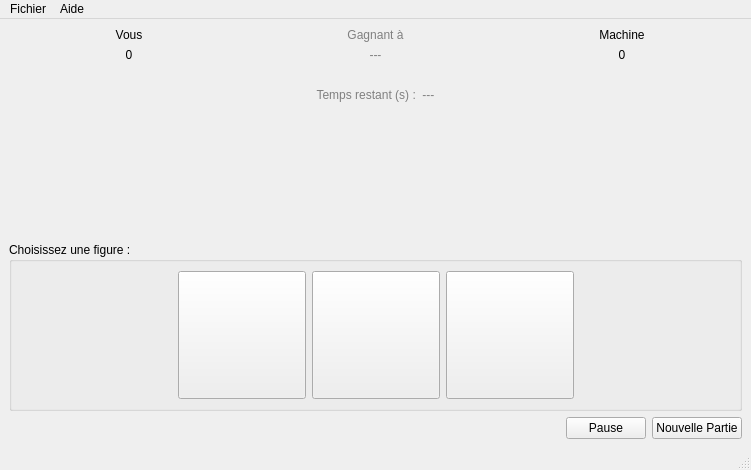
<?xml version="1.0" encoding="UTF-8"?>
<ui version="4.0">
 <class>ChifoumiVue</class>
 <widget class="QMainWindow" name="ChifoumiVue">
  <property name="geometry">
   <rect>
    <x>0</x>
    <y>0</y>
    <width>751</width>
    <height>470</height>
   </rect>
  </property>
  <property name="windowTitle">
   <string>ChifoumiVue</string>
  </property>
  <widget class="QWidget" name="centralwidget">
   <layout class="QHBoxLayout" name="horizontalLayout_3">
    <item>
     <layout class="QVBoxLayout" name="verticalLayout">
      <item>
       <layout class="QGridLayout" name="gridLayout">
        <item row="0" column="1">
         <widget class="QLabel" name="label">
          <property name="styleSheet">
           <string notr="true">color : grey;</string>
          </property>
          <property name="text">
           <string>Gagnant à</string>
          </property>
          <property name="alignment">
           <set>Qt::AlignCenter</set>
          </property>
         </widget>
        </item>
        <item row="0" column="0">
         <widget class="QLabel" name="lNomJoueur">
          <property name="text">
           <string>Vous</string>
          </property>
          <property name="alignment">
           <set>Qt::AlignCenter</set>
          </property>
         </widget>
        </item>
        <item row="1" column="2">
         <widget class="QLabel" name="lScoreMachine">
          <property name="text">
           <string>0</string>
          </property>
          <property name="alignment">
           <set>Qt::AlignCenter</set>
          </property>
         </widget>
        </item>
        <item row="2" column="2">
         <widget class="QLabel" name="lCoupMachine">
          <property name="text">
           <string/>
          </property>
          <property name="pixmap">
           <pixmap resource="images_chifoumi.qrc">:/ImagesChifoumi/images/rien_115.png</pixmap>
          </property>
          <property name="alignment">
           <set>Qt::AlignCenter</set>
          </property>
         </widget>
        </item>
        <item row="1" column="0">
         <widget class="QLabel" name="lScoreJoueur">
          <property name="text">
           <string>0</string>
          </property>
          <property name="alignment">
           <set>Qt::AlignCenter</set>
          </property>
         </widget>
        </item>
        <item row="2" column="0">
         <widget class="QLabel" name="lCoupJoueur">
          <property name="text">
           <string/>
          </property>
          <property name="pixmap">
           <pixmap resource="images_chifoumi.qrc">:/ImagesChifoumi/images/rien_115.png</pixmap>
          </property>
          <property name="alignment">
           <set>Qt::AlignCenter</set>
          </property>
         </widget>
        </item>
        <item row="1" column="1">
         <widget class="QLabel" name="lScoreObjectif">
          <property name="styleSheet">
           <string notr="true">color : grey;</string>
          </property>
          <property name="text">
           <string>---</string>
          </property>
          <property name="alignment">
           <set>Qt::AlignCenter</set>
          </property>
         </widget>
        </item>
        <item row="0" column="2">
         <widget class="QLabel" name="lNomMachine">
          <property name="text">
           <string>Machine</string>
          </property>
          <property name="alignment">
           <set>Qt::AlignCenter</set>
          </property>
         </widget>
        </item>
        <item row="2" column="1">
         <layout class="QVBoxLayout" name="verticalLayout_3">
          <item>
           <widget class="QLabel" name="label_5">
            <property name="text">
             <string/>
            </property>
            <property name="pixmap">
             <pixmap resource="images_chifoumi.qrc">:/ImagesChifoumi/images/versus_70.png</pixmap>
            </property>
            <property name="alignment">
             <set>Qt::AlignCenter</set>
            </property>
           </widget>
          </item>
          <item>
           <widget class="QLabel" name="lTempsRestant">
            <property name="styleSheet">
             <string notr="true">color : grey;</string>
            </property>
            <property name="text">
             <string>Temps restant (s) :  ---</string>
            </property>
            <property name="alignment">
             <set>Qt::AlignCenter</set>
            </property>
           </widget>
          </item>
         </layout>
        </item>
       </layout>
      </item>
      <item>
       <spacer name="verticalSpacer">
        <property name="orientation">
         <enum>Qt::Vertical</enum>
        </property>
        <property name="sizeHint" stdset="0">
         <size>
          <width>20</width>
          <height>40</height>
         </size>
        </property>
       </spacer>
      </item>
      <item>
       <widget class="QGroupBox" name="groupBox">
        <property name="title">
         <string>Choisissez une figure :</string>
        </property>
        <layout class="QHBoxLayout" name="horizontalLayout_2">
         <item>
          <spacer name="horizontalSpacer_2">
           <property name="orientation">
            <enum>Qt::Horizontal</enum>
           </property>
           <property name="sizeHint" stdset="0">
            <size>
             <width>40</width>
             <height>20</height>
            </size>
           </property>
          </spacer>
         </item>
         <item>
          <widget class="QPushButton" name="bPierre">
           <property name="enabled">
            <bool>true</bool>
           </property>
           <property name="minimumSize">
            <size>
             <width>128</width>
             <height>128</height>
            </size>
           </property>
           <property name="maximumSize">
            <size>
             <width>128</width>
             <height>128</height>
            </size>
           </property>
           <property name="cursor">
            <cursorShape>PointingHandCursor</cursorShape>
           </property>
           <property name="text">
            <string/>
           </property>
           <property name="icon">
            <iconset resource="images_chifoumi.qrc">
             <normaloff>:/ImagesChifoumi/images/pierre_115.png</normaloff>:/ImagesChifoumi/images/pierre_115.png</iconset>
           </property>
           <property name="iconSize">
            <size>
             <width>128</width>
             <height>128</height>
            </size>
           </property>
          </widget>
         </item>
         <item>
          <widget class="QPushButton" name="bPapier">
           <property name="enabled">
            <bool>true</bool>
           </property>
           <property name="minimumSize">
            <size>
             <width>128</width>
             <height>128</height>
            </size>
           </property>
           <property name="maximumSize">
            <size>
             <width>128</width>
             <height>128</height>
            </size>
           </property>
           <property name="cursor">
            <cursorShape>PointingHandCursor</cursorShape>
           </property>
           <property name="text">
            <string/>
           </property>
           <property name="icon">
            <iconset resource="images_chifoumi.qrc">
             <normaloff>:/ImagesChifoumi/images/papier_115.png</normaloff>:/ImagesChifoumi/images/papier_115.png</iconset>
           </property>
           <property name="iconSize">
            <size>
             <width>128</width>
             <height>128</height>
            </size>
           </property>
          </widget>
         </item>
         <item>
          <widget class="QPushButton" name="bCiseau">
           <property name="enabled">
            <bool>true</bool>
           </property>
           <property name="minimumSize">
            <size>
             <width>128</width>
             <height>128</height>
            </size>
           </property>
           <property name="maximumSize">
            <size>
             <width>128</width>
             <height>128</height>
            </size>
           </property>
           <property name="cursor">
            <cursorShape>PointingHandCursor</cursorShape>
           </property>
           <property name="text">
            <string/>
           </property>
           <property name="icon">
            <iconset resource="images_chifoumi.qrc">
             <normaloff>:/ImagesChifoumi/images/ciseau_115.png</normaloff>:/ImagesChifoumi/images/ciseau_115.png</iconset>
           </property>
           <property name="iconSize">
            <size>
             <width>128</width>
             <height>128</height>
            </size>
           </property>
          </widget>
         </item>
         <item>
          <spacer name="horizontalSpacer_3">
           <property name="orientation">
            <enum>Qt::Horizontal</enum>
           </property>
           <property name="sizeHint" stdset="0">
            <size>
             <width>40</width>
             <height>20</height>
            </size>
           </property>
          </spacer>
         </item>
        </layout>
       </widget>
      </item>
      <item>
       <layout class="QHBoxLayout" name="horizontalLayout">
        <item>
         <spacer name="horizontalSpacer">
          <property name="orientation">
           <enum>Qt::Horizontal</enum>
          </property>
          <property name="sizeHint" stdset="0">
           <size>
            <width>40</width>
            <height>20</height>
           </size>
          </property>
         </spacer>
        </item>
        <item>
         <widget class="QPushButton" name="bPause">
          <property name="text">
           <string>Pause</string>
          </property>
          <property name="checkable">
           <bool>false</bool>
          </property>
         </widget>
        </item>
        <item>
         <widget class="QPushButton" name="bNouvellePartie">
          <property name="text">
           <string>Nouvelle Partie</string>
          </property>
         </widget>
        </item>
       </layout>
      </item>
     </layout>
    </item>
   </layout>
  </widget>
  <widget class="QMenuBar" name="menubar">
   <property name="geometry">
    <rect>
     <x>0</x>
     <y>0</y>
     <width>751</width>
     <height>21</height>
    </rect>
   </property>
   <widget class="QMenu" name="menuFichier">
    <property name="title">
     <string>Fichier</string>
    </property>
    <addaction name="actionQuitter"/>
   </widget>
   <widget class="QMenu" name="menuAide">
    <property name="title">
     <string>Aide</string>
    </property>
    <addaction name="actionA_propos_de_l_application"/>
   </widget>
   <addaction name="menuFichier"/>
   <addaction name="menuAide"/>
  </widget>
  <widget class="QStatusBar" name="statusbar"/>
  <action name="actionQuitter">
   <property name="text">
    <string>Quitter</string>
   </property>
   <property name="shortcut">
    <string>Alt+F3</string>
   </property>
  </action>
  <action name="actionA_propos_de_l_application">
   <property name="text">
    <string>A propos de l'application</string>
   </property>
   <property name="shortcut">
    <string>F1</string>
   </property>
  </action>
 </widget>
 <resources>
  <include location="images_chifoumi.qrc"/>
 </resources>
 <connections/>
</ui>
